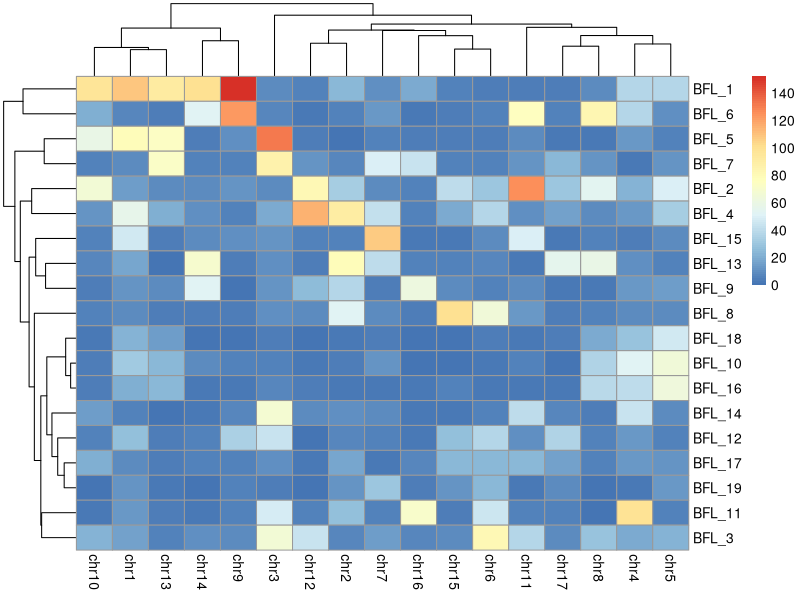

Reproduce this figure in R. (Note: this script raises an error after producing the figure.)
require(RColorBrewer)
require(pheatmap)
require(tidyverse)

plotSynt <- function(synt,labx,laby){
  synt  %>% select(s2gi,s2chr) %>%  group_by(s2chr) %>%  summarise(max=max(s2gi))%>%
    arrange(max) %>% mutate(mids=lag(max,default=0)+0.5*(max-lag(max,default=0)))-> s2chLim
  synt  %>% select(s1gi,s1chr) %>%  group_by(s1chr) %>%  summarise(max=max(s1gi))%>%
    arrange(max) %>% mutate(mids=lag(max,default=0)+0.5*(max-lag(max,default=0)))-> s1chLim
  #palette(colorRampPalette(brewer.pal(6,'BuPu'))(nrow(s2chLim)))
  #palette(colorRampPalette(brewer.pal(12,'Paired'))(nrow(s1chLim)))
  plab=paste("(",nrow(synt)," orthologues)",sep="")
  labxp=paste(labx,plab,sep=" ")
  #plot(synt$s1gi,synt$s2gi,pch=20,cex=0.4,col=synt$s2chr,xlab=labxp,ylab=laby)
  plot(synt$s1gi,synt$s2gi,pch=20,cex=0.4,col=synt$s1chr,xlab=labx,ylab=laby,xlim=c(0,max(s1chLim$max)))
  plot(synt$s1gi,synt$s2gi,pch=20,cex=0.4,col=ifelse(synt$scol=='S',as.factor(synt$s1chr),'lightgrey'),xlab=labx,ylab=laby,xlim=c(0,max(s1chLim$max)))
  #plot(synt$s1gi,synt$s2gi,pch=20,cex=0.4,col=ifelse(synt$scol=='S','#810f7c','lightgrey'),xlab=labx,ylab=laby,xlim=c(0,max(s1chLim$max)))
  
  abline(v=0,lty=3,lwd=0.5)
  abline(h=0,lty=3,lwd=0.5)
  
  abline(v=s1chLim$max,lty=3,lwd=0.5)
  abline(h=s2chLim$max,lty=3,lwd=0.5)
  
  axis(3,at=s1chLim$mids,labels=s1chLim$s1chr,las=2,cex.axis=0.6)
  axis(4,at=s2chLim$mids,labels=s2chLim$s2chr,las=1,cex.axis=0.6)
  
}
plotSyntCLGr <- function(synt,labx,laby){
  synt  %>% select(s2gi,s2chr) %>%  group_by(s2chr) %>%  summarise(max=max(s2gi))%>%
    arrange(max) %>% mutate(mids=lag(max,default=0)+0.5*(max-lag(max,default=0)))-> s2chLim
  synt  %>% select(s1gi,s1chr) %>%  group_by(s1chr) %>%  summarise(max=max(s1gi))%>%
    arrange(max) %>% mutate(mids=lag(max,default=0)+0.5*(max-lag(max,default=0)))-> s1chLim
  palette(c(brewer.pal(10,'Paired'),brewer.pal(7,'Dark2')))
  #palette(colorRampPalette(brewer.pal(12,'Paired'))(length(levels(synt$clg))))
  #palette(colorRampPalette(brewer.pal(12,'Paired'))(nrow(s1chLim)))
  
  #plot(synt$s1gi,synt$s2gi,pch=20,cex=0.4,col=synt$clg,xlab=labx,ylab=laby)
  #plot(synt$s2gi,synt$s1gi,pch=20,cex=0.4,col=synt$clg,xlab=labx,ylab=laby)
  plot(synt$s2gi,synt$s1gi,pch=20,cex=0.4,col=ifelse(synt$scol=='S',synt$clg,'lightgrey'),xlab=labx,ylab=laby)
  
  abline(v=0,lty=3,lwd=0.5)
  abline(h=0,lty=3,lwd=0.5)
  
  abline(h=s1chLim$max,lty=3,lwd=0.5)
  abline(v=s2chLim$max,lty=3,lwd=0.5)
  
  axis(4,at=s1chLim$mids,labels=s1chLim$s1chr,las=1,cex.axis=0.6)
  axis(3,at=s2chLim$mids,labels=s2chLim$s2chr,las=2,cex.axis=0.6)
  
}
plotSyntCLGoc <- function(synt,labx,laby,c){
  synt  %>% select(s2gi,s2chr) %>%  group_by(s2chr) %>%  summarise(max=max(s2gi))%>%
    arrange(max) %>% mutate(mids=lag(max,default=0)+0.5*(max-lag(max,default=0)))-> s2chLim
  synt  %>% select(s1gi,s1chr) %>%  group_by(s1chr) %>%  summarise(max=max(s1gi))%>%
    arrange(max) %>% mutate(mids=lag(max,default=0)+0.5*(max-lag(max,default=0)))-> s1chLim
  #palette(c(brewer.pal(10,'Paired'),brewer.pal(7,'Dark2')))
  #palette(colorRampPalette(brewer.pal(12,'Paired'))(length(levels(synt$clg))))
  #palette(colorRampPalette(brewer.pal(12,'Paired'))(nrow(s1chLim)))
  
  plot(synt$s1gi,synt$s2gi,pch=20,cex=0.4,col=ifelse(synt$scol=='S',synt$clg,'lightgrey'),xlab=labx,ylab=laby)
  #plot(synt$s1gi,synt$s2gi,pch=20,cex=0.4,col=synt$s1chr,xlab=labx,ylab=laby)
  
  abline(v=0,lty=3,lwd=0.5)
  abline(h=0,lty=3,lwd=0.5)
  
  abline(v=s1chLim$max,lty=3,lwd=0.5)
  abline(h=s2chLim$max,lty=3,lwd=0.5)
  
  axis(3,at=s1chLim$mids,labels=s1chLim$s1chr,las=2,cex.axis=0.6)
  axis(4,at=s2chLim$mids,labels=s2chLim$s2chr,las=1,cex.axis=0.6)
  
}


ordSynt <- function(synt){
  synt %>% dplyr::count(s1chr,s2chr) %>% spread(s2chr,n,fill=0) %>% column_to_rownames(var="s1chr")-> chr_mat
  hmp<-pheatmap(as.matrix(chr_mat))
  y_chrom<-rownames(as.matrix(chr_mat))[hmp$tree_row$order]
  x_chrom<-colnames(as.matrix(chr_mat))[hmp$tree_col$order]
  #print(x_chrom)
  synt %>% mutate(s1chrO=match(s1chr,y_chrom)) %>% 
    arrange(s1chrO,s1gp) %>% mutate(s1gi=row_number(s1chrO)) %>%
    mutate(s2chrO=match(s2chr,x_chrom)) %>% 
    arrange(s2chrO,s2gp) %>%  mutate(s2gi=row_number(s2chrO)) -> synt.ord
  return(synt.ord)
  #return(c(x_chrom,y_chrom))
}

ordSyntRw <- function(synt){
  synt %>% count(s1chr,s2chr) %>% spread(s2chr,n,fill=0) %>% column_to_rownames(var="s1chr")-> chr_mat
  hmp<-pheatmap(as.matrix(chr_mat))
  #y_chrom<-rownames(as.matrix(chr_mat))[hmp$tree_row$order]
  x_chrom<-colnames(as.matrix(chr_mat))[hmp$tree_col$order]
  #print(x_chrom)
  synt %>% 
    #mutate(s1chrO=match(s1chr,y_chrom)) %>% 
    #arrange(s1chrO,s1gp) %>% mutate(s1gi=row_number(s1chrO)) %>%
    mutate(s2chrO=match(s2chr,x_chrom)) %>% 
    arrange(s2chrO,s2gp) %>%  mutate(s2gi=row_number(s2chrO)) -> synt.ord
  return(synt.ord)
  #return(c(x_chrom,y_chrom))
}



ordSyntJO <- function(synt){
  synt %>% count(s1chr,s2chr) %>% spread(s2chr,n,fill=0) %>% column_to_rownames(var="s1chr")-> chr_mat
  hmp<-pheatmap(as.matrix(chr_mat))
  y_chrom<-rownames(as.matrix(chr_mat))[hmp$tree_row$order]
  x_chrom<-colnames(as.matrix(chr_mat))[hmp$tree_col$order]
  #print(x_chrom)
  synt %>% mutate(s1chrO=match(s1chr,y_chrom)) %>% 
    arrange(s1chrO,s1gp) %>% mutate(s1gi=row_number(s1chrO)) %>%
    mutate(s2chrO=match(s2chr,x_chrom)) %>% 
    arrange(s2chrO,s2gp) %>%  mutate(s2gi=row_number(s2chrO)) -> synt.ord
  #return(synt.ord)
  return(list(x_chrom,y_chrom))
}

testEnrichCLG <- function(synt){
  synt %>% 
    group_by(clg) %>% mutate(clgtot=n()) %>%
    group_by(s2chr) %>% mutate(chrtot=n())%>%
    group_by(s2chr,clgtot,chrtot,clg) %>% tally() %>% arrange(clg) -> synt.chrn
  synt.no=sum(synt.chrn$n)
  synt.chrn %>% rowwise() %>% 
    mutate(fishp=fisher.test(matrix(c(n,clgtot-n,chrtot-n,synt.no),ncol=2),alternative='greater')$p.value) %>%
    ungroup() %>% mutate(padj=p.adjust(fishp,method="bonferroni")) %>% mutate(scol=ifelse(padj<.05,'S','NS')) -> synt.test
  return(synt.test)
}


testEnrich <- function(synt){
  synt %>% 
    group_by(s1chr) %>% mutate(s1tot=n()) %>%
    group_by(s2chr) %>% mutate(s2tot=n())%>%
    group_by(s1chr,s2chr,s1tot,s2tot) %>% tally() -> synt.chrn
  synt.no=sum(synt.chrn$n)
  synt.chrn %>% rowwise() %>% 
    mutate(fishp=fisher.test(matrix(c(n,s1tot-n,s2tot-n,synt.no),ncol=2),alternative='greater')$p.value) %>%
    ungroup() %>% mutate(padj=p.adjust(fishp,method="bonferroni")) %>% mutate(scol=ifelse(padj<.05,'S','NS')) -> synt.test
  return(synt.test)
} 
gchkExp <- function(synt.exp){
  synt.exp %>% arrange(s1chr,s1gi) %>% #filter(s1chr=="Scaffold_2100") %>% 
    group_by(s1chr) %>% mutate(chunk=cut_width(s1gi,width=20)) %>% ungroup() %>% filter(scol=="S") %>% 
    select(s2chr,chunk,s1chr,s1gp) %>% 
    group_by(s1chr,chunk) %>% mutate(xmin=min(s1gp),xmax=max(s1gp)) %>%
    group_by(s2chr,s1chr,chunk,xmin,xmax) %>% tally() %>% 
    group_by(chunk) %>% mutate(ymin=(cumsum(n)-n)/sum(n),ymax=cumsum(n)/(sum(n))) -> synt.gchk
  return(synt.gchk)
}

gchkExpCLG <- function(synt.exp){
  synt.exp %>% arrange(s2chr,s2gi) %>% #filter(s1chr=="Scaffold_2100") %>% 
    group_by(s2chr) %>% mutate(chunk=cut_width(s2gi,width=20)) %>% ungroup() %>% filter(scol=="S") %>% 
    select(clg,chunk,s2chr,s2gp) %>% 
    group_by(s2chr,chunk) %>% mutate(xmin=min(s2gp),xmax=max(s2gp)) %>%
    group_by(clg,s2chr,chunk,xmin,xmax) %>% tally() %>% 
    group_by(chunk) %>% mutate(ymin=(cumsum(n)-n)/sum(n),ymax=cumsum(n)/(sum(n))) -> synt.gchk
    synt.gchk$s2chr=fct_relevel(synt.gchk$s2chr,str_sort(levels(synt.gchk$s2chr), numeric = TRUE))
  return(synt.gchk)
}


par(mar=c(5,5,5,5))


setwd("~/Dropbox/Genomes/Synteny/synt-forge/Hagfish-redux/")


bflo_col=c("#1F78B4","#1B9E77","#33A02C","#B2DF8A","#FB9A99","#E31A1C","#FFFF99","#B15928","#D95F02","#7570B3","#E7298A","#66A61E","#CAB2D6","#6A3D9A","#E6AB02","#A6761D","#8DD3C7","#666666","#FF7F00","#FDBF6F","#BEBADA","#ffd92f")
palette(bflo_col)
bflo_col_red=c("#1F78B4","#33A02C","#E31A1C","#FFFF99","#B15928","#D95F02","#7570B3","#E7298A","#66A61E","#6A3D9A","#E6AB02","#A6761D","#8DD3C7","#666666","#FF7F00","#BEBADA","#ffd92f")

bflo_col_red=c("#1F78B4","#33A02C","#E31A1C","#FFFF99","#B15928","#D95F02","#7570B3","#E7298A","#66A61E","#6A3D9A","#E6AB02","#A6761D","#8DD3C7","#666666","#FF7F00","#BEBADA","#ffd92f")
palette(bflo_col_red)

bflo_pata_synt=read.table("Bflo_Pata_synt3.txt",h=T,stringsAsFactors = T)
bflo_pata_synt %>% mutate(clg=gsub('[0-9]+', '',clg)) -> bflo_pata_synt
#bflo_pata_synt %>% row_update(s2chr %in% c('chr5','chr16') & clg=='A')
bflo_pata_synt.test=testEnrichCLG(bflo_pata_synt)
bflo_pata_synt %>% inner_join(bflo_pata_synt.test) -> bflo_pata_synt.exp
plotSyntCLGoc(ordSynt(bflo_pata_synt.exp),'Branchiostoma','Paramyxine')
gchkExpCLG(bflo_pata_synt.exp) -> bflo_pata_synt.gchk
bflo_pata_synt.gchk$s2chr=fct_relevel(bflo_pata_synt.gchk$s2chr,str_sort(levels(bflo_pata_synt.gchk$s2chr), numeric = TRUE))#-> bflo_pata_synt.gchk
bflo_pata_synt.gchk %>% group_by(s2chr) %>% summarise(max=max(xmax)) -> bflo_pata_synt.sizes
ggplot(bflo_pata_synt.gchk, aes(ymin = ymin, ymax = ymax, xmin = xmin, xmax = xmax, fill = clg))+
  geom_rect(data = bflo_pata_synt.sizes, aes(xmax = max),xmin=0,ymin = 0, ymax = 1,fill='grey',alpha=0.5) +
  geom_rect()+scale_fill_manual(values = bflo_col)+ facet_grid(s2chr ~ .) + theme_minimal() +
  theme(strip.text.y = element_text(angle = 360)) 

bflo_pmar_synt=read.table("Bflo_Pmar_synt2.txt",h=T,stringsAsFactors = T)
bflo_pmar_synt %>% mutate(clg=gsub('[0-9]+', '',clg)) -> bflo_pmar_synt
bflo_pmar_synt.test=testEnrichCLG(bflo_pmar_synt)
bflo_pmar_synt %>% inner_join(bflo_pmar_synt.test) -> bflo_pmar_synt.exp
plotSyntCLGoc(ordSynt(bflo_pmar_synt.exp),'Branchiostoma','Petromyzon')

bflo_pmar_synt %>% filter(clg=='A')

gchkExpCLG(bflo_pmar_synt.exp) -> bflo_pmar_synt.gchk
bflo_pmar_synt.gchk %>% group_by(s2chr) %>% summarise(max=max(xmax)) -> bflo_pmar_synt.sizes
bflo_pmar_synt.gchk$s2chr=fct_relevel(bflo_pmar_synt.gchk$s2chr,bflo_pmar_synt.chord[[1]])#-> bflo_pata_synt.gchk
ggplot(bflo_pmar_synt.gchk, aes(ymin = ymin, ymax = ymax, xmin = xmin, xmax = xmax, fill = clg))+
  geom_rect(data = bflo_pmar_synt.sizes, aes(xmax = max),xmin=0,ymin = 0, ymax = 1,fill='grey',alpha=0.5) +
  geom_rect()+scale_fill_manual(values = bflo_col2)+ facet_grid(s2chr ~ .) + theme_minimal() +
  theme(strip.text.y = element_text(angle = 360)) 
bflo_pmar_synt.chord=ordSyntJO(bflo_pmar_synt.exp)

##### RETENTION RATES #####
#skChrAsgn=read.table("skate_clg_assign.txt",stringsAsFactors = T)
#names(skChrAsgn)<-c('Chr','Cat','Lab')

head(bflo_pmar_synt)
bflo_pmar_synt %>% mutate(clg=gsub(pattern = "[1-3]", replacement = "", clg)) %>% 
  group_by(clg) %>% tally %>%  column_to_rownames(var='clg')-> clg_ct


bflo_pmar_synt.exp %>% mutate(clg=gsub(pattern = "[1-3]", replacement = "", clg)) %>% 
  filter(scol=='S') %>% group_by(clg,s2chr) %>% tally -> sig_clg_ct
sig_clg_ct %>% mutate(ret=n/clg_ct[as.vector(clg),])-> sig_clg_ret

ggplot(sig_clg_ret,aes(x=ret,fill=clg))+geom_histogram(alpha = 0.8)+
  geom_density(alpha = 0.1)+scale_fill_manual(values=bflo_col_red)+
  theme_light()+facet_wrap(~clg,scales='free_y')


#skChrAsgn %>% column_to_rownames(var='Chr') -> skChrAsgn
sk_clg_ct %>% mutate(cat=skChrAsgn[as.vector(s2chr),]$Cat) %>%
  separate(cat, c("l","clgf","Evt"), sep = "_") %>% select(-l) %>%
  mutate(prz=grepl(clg,clgf)) %>% filter(prz==T) -> sk_clg_ct


sk_clg_ct %>% mutate(dup=str_sub(Evt,-1,-1)) -> sk_clg_ct

sk_clg_ct %>% group_by(s2chr,clgf,Evt) %>% filter(ret==max(ret)) -> sk_clg_flt
ggplot(sk_clg_ret,aes(x=ret,fill=dup,color=dup))+geom_density(alpha = 0.5)+theme_light()
ggplot(sk_clg_ret,aes(x=ret,fill=dup,color=dup))+geom_histogram(alpha = 0.5)+facet_grid(rows=vars(dup))

ggplot(data = sk_clg_ct,aes(axis1 = clg, axis2 = s2chr,y = n)) +
  scale_x_discrete(limits = c("CLG", "Chr"), expand = c(.2, .05)) +
  geom_alluvium(aes(fill = clg)) +
  geom_stratum(width = 1/4, fill = "ivory2", color = "black",decreasing = TRUE)+
  geom_text(stat = "stratum", aes(label = after_stat(stratum))) +
  theme_minimal()



ggplot(pata_pmar_clg.sel,aes(y=n,axis1=clg2,axis2=s2chr,axis3=s1chr))+
  geom_alluvium(aes(fill = clg),width = 1/4,decreasing = TRUE)+ 
  geom_stratum(width = 1/4, fill = "ivory2", color = "black",decreasing = TRUE)+
  scale_x_discrete(limits = c("CLG", "Lamprey", "Hagfish"), expand = c(.2, .05)) +
  stat_stratum(geom = "text", size=3,aes(label = after_stat(stratum)), decreasing = TRUE)+
  #geom_text(stat = "stratum", size=3,aes(label = after_stat(stratum))) +
  scale_fill_manual(values =cols)+theme_bw()



bflo_locu_synt=read.table("Bflo_Locu_synt2.txt",h=T,stringsAsFactors = T)
bflo_locu_synt %>% mutate(clg=gsub('[0-9]+', '',clg)) -> bflo_locu_synt

bflo_locu_synt.test=testEnrichCLG(bflo_locu_synt)
bflo_locu_synt %>% inner_join(bflo_locu_synt.test) ->bflo_locu_synt.exp
plotSyntCLGoc(ordSynt(bflo_locu_synt.exp),'Branchiostoma','Lepidosus')
bflo_locu_synt.exp[(bflo_locu_synt.exp$s2chr=='LG4' & bflo_locu_synt.exp$s1chr %in% c('BFL_10','BFL_16','BFL_18')),]$scol <- 'S'
bflo_locu_synt.exp[(bflo_locu_synt.exp$s2chr=='LG1' & bflo_locu_synt.exp$s1chr %in% c('BFL_5')),]$scol <- 'S'
bflo_locu_synt.exp[(bflo_locu_synt.exp$s2chr=='LG2' & bflo_locu_synt.exp$s1chr %in% c('BFL_1','BFL_12','BFL_14')),]$scol <- 'S'
bflo_locu_synt.exp[(bflo_locu_synt.exp$s2chr=='LG3' & bflo_locu_synt.exp$s1chr %in% c('BFL_5')),]$scol <- 'S'
bflo_locu_synt.exp[(bflo_locu_synt.exp$s2chr=='LG14' & bflo_locu_synt.exp$s1chr %in% c('BFL_7')),]$scol <- 'S'
gchkExpCLG(bflo_locu_synt.exp) -> bflo_locu_synt.gchk
bflo_locu_synt.gchk %>% group_by(s2chr) %>% summarise(max=max(xmax)) -> bflo_locu_synt.sizes

arrange(bflo_locu_synt.sizes,-max)%>% select(s2chr) -> Loc_oS
bflo_pmar_synt.chord[[1]]
bflo_locu_synt.gchk$s2chr=fct_relevel(bflo_locu_synt.gchk$s2chr,as.vector(Loc_oS[[1]]))-> bflo_pata_synt.gchk

ggplot(bflo_locu_synt.gchk, aes(ymin = ymin, ymax = ymax, xmin = xmin, xmax = xmax, fill = clg))+
  geom_rect(data = bflo_locu_synt.sizes, aes(xmax = max),xmin=0,ymin = 0, ymax = 1,fill='grey',alpha=0.5) +
  geom_rect()+scale_fill_manual(values = bflo_col_red)+ facet_grid(s2chr ~ .) + theme_minimal() +
  theme(strip.text.y = element_text(angle = 360)) 

pata_pmax_synt=read.table("Pata_Pmax_synt.txt",h=T,stringsAsFactors = T)
pata_pmax_synt %>% rename(s1g=s2g,s1gp=s2gp,s1chr=s2chr,s1gi=s2gi,s2g=s1g,s2gp=s1gp,s2chr=s1chr,s2gi=s1gi) -> pata_pmax_synt
pata_pmax_synt.test=testEnrichCLG(pata_pmax_synt)
pata_pmax_synt %>% inner_join(pata_pmax_synt.test) -> pata_pmax_synt.exp
plotSyntCLGoc(ordSynt(pata_pmax_synt.exp),'Branchiostoma','Lepidosus')

#### Hagfish vs Lamprey ####
pata_pmar_synt=read.table("Pata_Pmar2_synt.txt",h=T,stringsAsFactors = T)
pata_pmar_synt %>% rename(s1g=s2g,s1gp=s2gp,s1chr=s2chr,s1gi=s2gi,s2g=s1g,s2gp=s1gp,s2chr=s1chr,s2gi=s1gi) -> pata_pmar_synt
pata_pmar_synt.test=testEnrich(pata_pmar_synt)
pata_pmar_synt %>% inner_join(pata_pmar_synt.test) -> pata_pmar_synt.exp
write.table(pata_pmar_synt.exp,file="Pata_Pmar_syntExp.tsv",quote=F,sep='\t')
head(pata_pmar_synt.exp)

pata_pmar_chOrd=ordSyntJO(pata_pmar_synt.exp)
bflo_pmar_synt.exp %>% filter(scol=='S') %>% select(s2g,s2chr,clg) %>% mutate(s1g=s2g,sxchr=s2chr) %>% select(-s2g,-s2chr) -> bflo_pmar_synt.expf
bflo_pmar_synt.exp %>% select(s2g,s2chr,clg) %>% mutate(s1g=s2g,sxchr=s2chr) %>% select(-s2g,-s2chr) -> bflo_pmar_synt.expf

left_join(pata_pmar_synt.exp,bflo_pmar_synt.expf) %>% relocate(clg,.after=sxchr) -> pata_pmar_synt.expr
?left_join
write.table(pata_pmar_synt.expr,file='Pata_Pmar_syntExp.txt',sep='\t',quote=F)


